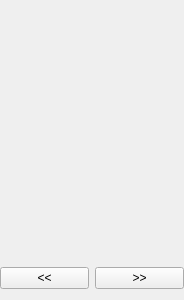
<?xml version="1.0" encoding="UTF-8"?>
<ui version="4.0">
 <class>QGenieFrameLeftPanel</class>
 <widget class="QWidget" name="QGenieFrameLeftPanel">
  <property name="geometry">
   <rect>
    <x>0</x>
    <y>0</y>
    <width>184</width>
    <height>300</height>
   </rect>
  </property>
  <property name="minimumSize">
   <size>
    <width>172</width>
    <height>300</height>
   </size>
  </property>
  <property name="maximumSize">
   <size>
    <width>184</width>
    <height>16777215</height>
   </size>
  </property>
  <property name="windowTitle">
   <string>Form</string>
  </property>
  <layout class="QVBoxLayout" name="verticalLayout">
   <property name="leftMargin">
    <number>0</number>
   </property>
   <property name="rightMargin">
    <number>0</number>
   </property>
   <item>
    <widget class="QStackedWidget" name="stack">
     <property name="currentIndex">
      <number>0</number>
     </property>
     <widget class="QGenieFrameLeftLayout" name="page"/>
     <widget class="QGenieFrameLeftLayout" name="page_2"/>
    </widget>
   </item>
   <item>
    <layout class="QHBoxLayout" name="horizontalLayout">
     <item>
      <widget class="QPushButton" name="but_last">
       <property name="text">
        <string>&lt;&lt;</string>
       </property>
      </widget>
     </item>
     <item>
      <widget class="QPushButton" name="but_next">
       <property name="text">
        <string>&gt;&gt;</string>
       </property>
      </widget>
     </item>
    </layout>
   </item>
  </layout>
 </widget>
 <customwidgets>
  <customwidget>
   <class>QGenieFrameLeftLayout</class>
   <extends>QWidget</extends>
   <header>QGenieFrameLeftLayout.h</header>
   <container>1</container>
  </customwidget>
 </customwidgets>
 <resources/>
 <connections/>
</ui>
